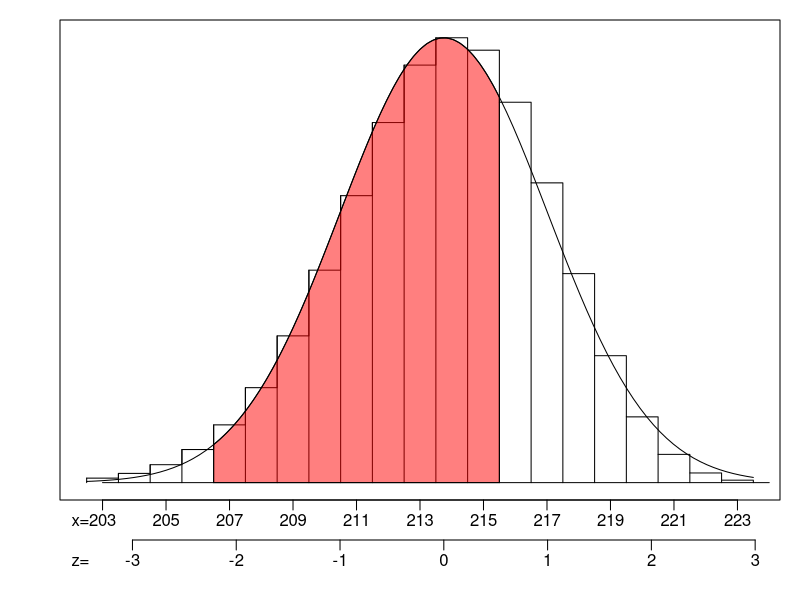

Write the R code that produced this figure.
## ---- chunk 1
## DATA GENERATION
while (T)
{
    p = round(runif(1,0.04,0.96),2)
    n = sample(30:250, 1)
    mu = round(n*p,3)
    ef = n*(1-p)
    sig = round(sqrt(n*p*(1-p)),4)
    if (mu>10 & ef>10 & sig>2 & sig<7) {break}
}
while(T)
{
    zs = sort(runif(2,-2.5,2.5))
    ks = as.integer(round(mu+zs*sig,0))
    if (ks[2]-ks[1]>4) {break}
}
z1 = round((ks[1]+0.5-mu)/sig,2)
z2 = round((ks[2]+0.5-mu)/sig,2)

Pr = round(pnorm(z2),3) - round(pnorm(z1),3)
## ---- chunk 2
par(mar=c(5,3,1,1))
mu = n*p
s = sqrt(n*p*(1-p))
low = floor(mu-3*s)
high = ceiling(mu+3*s)
xs = seq(low,high,length=10000)
ys = dnorm(xs,mu,s)
yy = dbinom(low:high, n, p)
plot(low:high-0.5,yy,type="s",main=NULL,xlab=NULL,ann=FALSE, xaxt='n', ylab=NULL, yaxt='n')
lines(low:high-0.5,yy,type="h")
polygon(c(xs[xs>=ks[1]+0.5 & xs<=ks[2]+0.5], ks[2]+0.5, ks[1]+0.5),c(ys[xs>=ks[1]+0.5 & xs<=ks[2]+0.5], 0, 0), col=rgb(1,0,0,0.5))
curve(dnorm(x,mu,s),add=TRUE)
axis(side=1, line=2,at=n*p+(-3:3)*s, labels = FALSE)
mtext(c("-3","-2","-1","0","1","2","3"),side=1,line=2.5,at=n*p+(-3:3)*s)
mtext(c("z="),line=2.5,side=1,at=n*p+(-3.5)*s)
vals = seq(low,high,as.integer(sig/2+0.5))
axis(side=1, line=0, at=vals, labels = FALSE)
mtext(vals,side=1,line=0.5,at=vals)
mtext(c("x="),line=0.5,side=1,at=n*p+(-3.5)*s)
lines(c(low,high), c(0,0))
